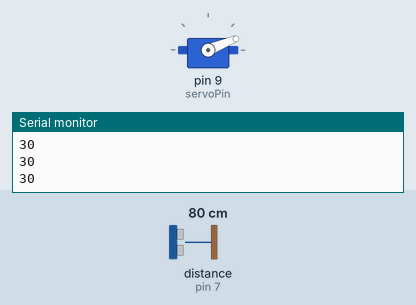
Recording of a sketch running on a simulated Arduino Uno, built with avr-gcc and run on an emulated ATmega328P. Shown: servo, the last lines printed to the serial monitor. Wiring (inferred from the names in the program): ultrasonic range finder: trigger pin 6; echo pin 7. The inputs (shaded band) are chosen by the test bench; at power-on: distance to the obstacle (sensor on pin 7) 80 cm. The echo pulse lasts 58.3 µs per cm.

Above: at 1.2 s.
1.3 s: distance to the obstacle (sensor on pin 7) set to 2 cm
At 1.7 s:
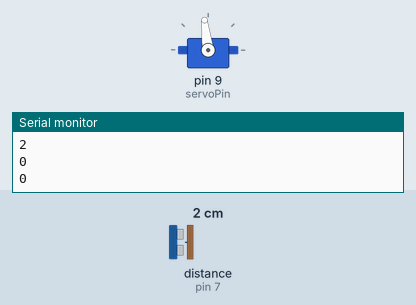
2.9 s: distance to the obstacle (sensor on pin 7) set to 4 cm
At 2.96 s:
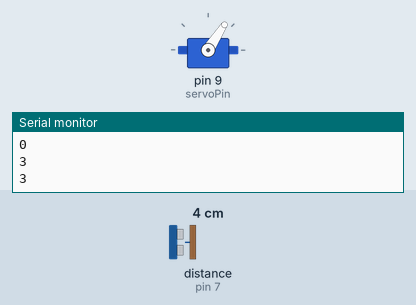
4.5 s: distance to the obstacle (sensor on pin 7) set to 9 cm
At 5.1 s:
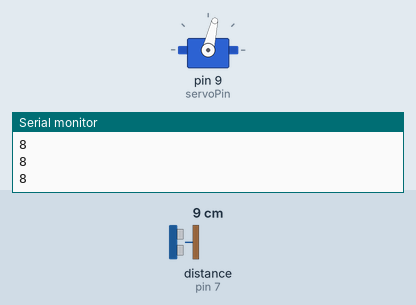
6.1 s: distance to the obstacle (sensor on pin 7) set to 18 cm
At 6.17 s:
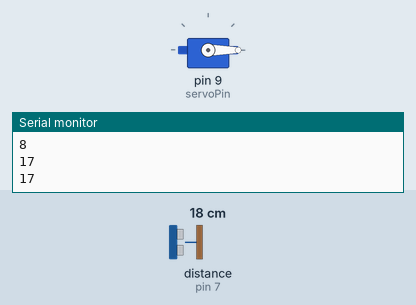
7.7 s: distance to the obstacle (sensor on pin 7) set to 12 cm
At 7.8 s:
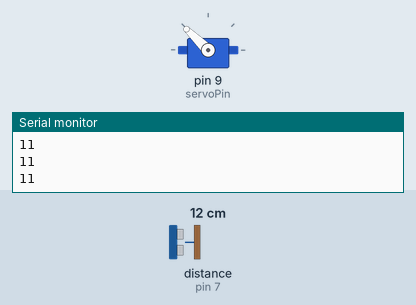
9.3 s: distance to the obstacle (sensor on pin 7) set to 35 cm
At 9.9 s:
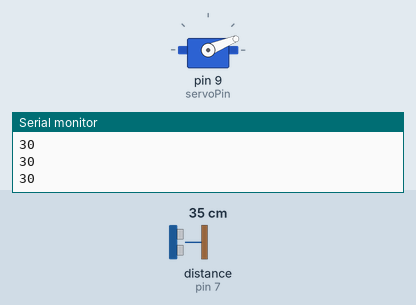
Timing chart, 0 to 11.9 s (numbered marks = the images above; inputs shaded):
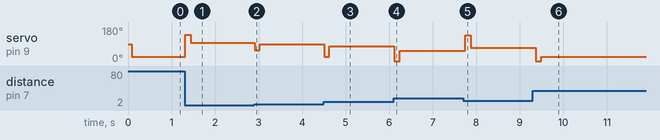

Measured:
- after the input at 1.3 s, servo on pin 9 (servoPin): 22° → 140° at once, → 97° 0.12 s later
- after the input at 2.9 s, servo on pin 9 (servoPin): 97° → 57° at once, → 90° 0.12 s later
- after the input at 4.5 s, servo on pin 9 (servoPin): 90° → 22° at once, → 77° 0.12 s later
- after the input at 6.1 s, servo on pin 9 (servoPin): 77° → 0° at once, → 55° 0.13 s later
- after the input at 7.7 s, servo on pin 9 (servoPin): 55° → 136° after 0.05 s, → 70° 0.12 s later
- after the input at 9.3 s, servo on pin 9 (servoPin): 70° → 0° after 0.07 s, → 22° 0.13 s later

The sketch:

FinalBallBeamArduinoCode.ino
```cpp
#include <Servo.h>
#include <PID_v1.h>

const int servoPin = 9; // Servo Pin
const int trigPin = 6;  // TRIG pin of ultrasonic sensor
const int echoPin = 7;  // ECHO pin of ultrasonic sensor

float Kp = 2.5;  // Initial Proportional Gain 2.5
float Ki = 0;    // Initial Integral Gain
float Kd = 1.1;  // Initial Derivative Gain 1.1
double Setpoint, Input, Output, ServoOutput;

PID myPID(&Input, &Output, &Setpoint, Kp, Ki, Kd, DIRECT); // Initialize PID object
Servo myServo; // Initialize Servo

void setup() {
  Serial.begin(9600);             // Begin Serial
  myServo.attach(servoPin);       // Attach Servo

  pinMode(trigPin, OUTPUT);       // Set TRIG pin as OUTPUT
  pinMode(echoPin, INPUT);        // Set ECHO pin as INPUT

  Input = readPosition();         // Read the initial position
  myPID.SetMode(AUTOMATIC);       // Set PID object to AUTOMATIC mode
  myPID.SetOutputLimits(-80, 80); // Set output limits for PID
}

void loop() {
  Setpoint = 15;                 // Desired ball position (in cm) 0.1
  Input = readPosition();        // Read current position
  myPID.Compute();               // Compute PID output
  ServoOutput = 60 + Output;    // Add offset for horizontal position 60
  myServo.write(ServoOutput);    // Write adjusted position to servo
}

float readPosition() {
  delay(40); // Delay to prevent echo overlap

  digitalWrite(trigPin, LOW);
  delayMicroseconds(2);
  digitalWrite(trigPin, HIGH);
  delayMicroseconds(10);
  digitalWrite(trigPin, LOW);

  long duration = pulseIn(echoPin, HIGH);

  // Convert the duration to distance in cm
  long cm = duration / 29 / 2;

  // Handle out-of-range values
  if (duration == 0 || cm < 2) { // No echo or too close
    cm = 0; // Ball is touching the sensor
  } else if (cm > 30) { // Ball too far
    cm = 30;
  }

  Serial.println(cm); // Print the distance for debugging
  return cm; // Return the measured distance
}
```
